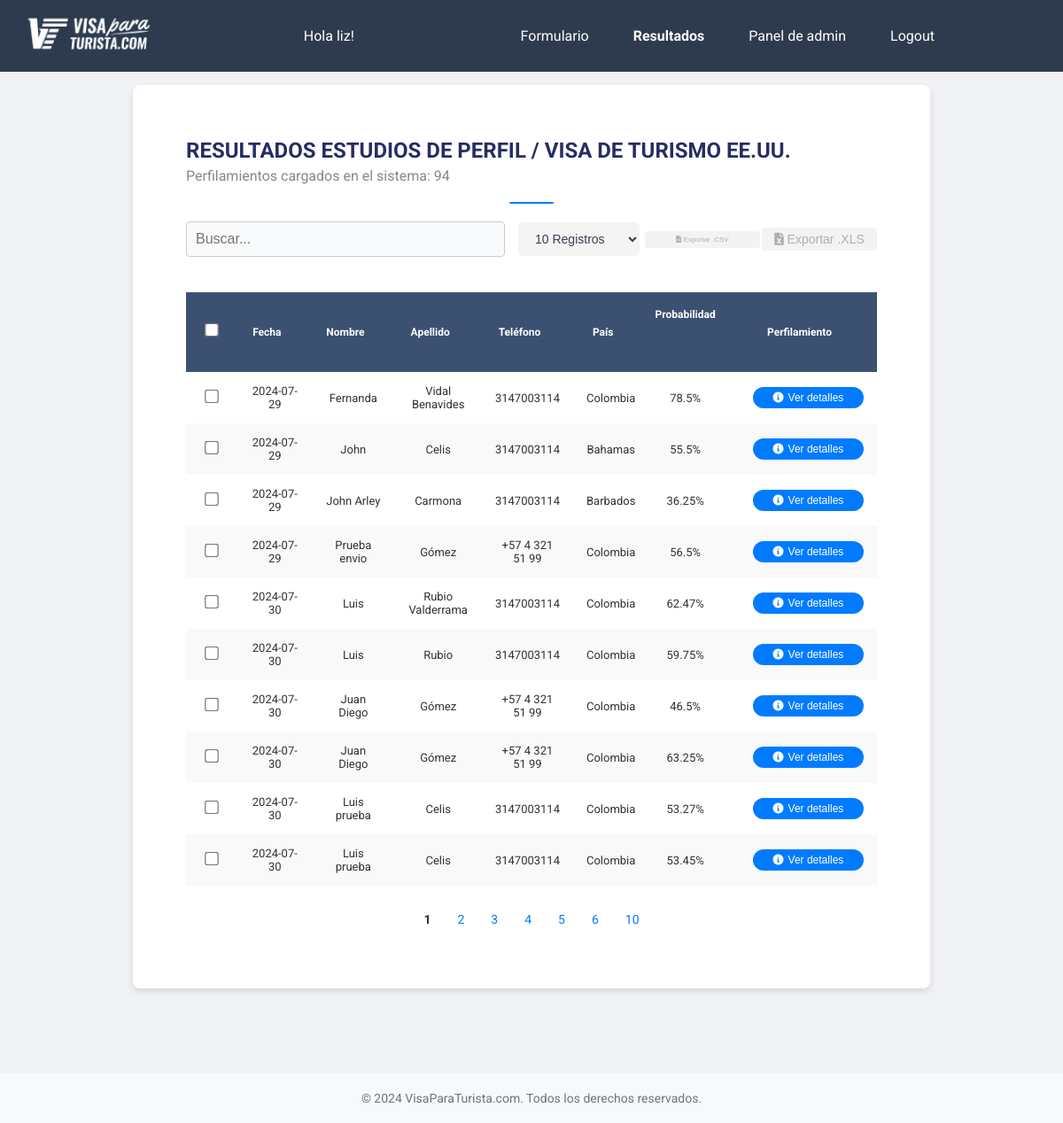
Page /results (signed in) on the earlier database version.
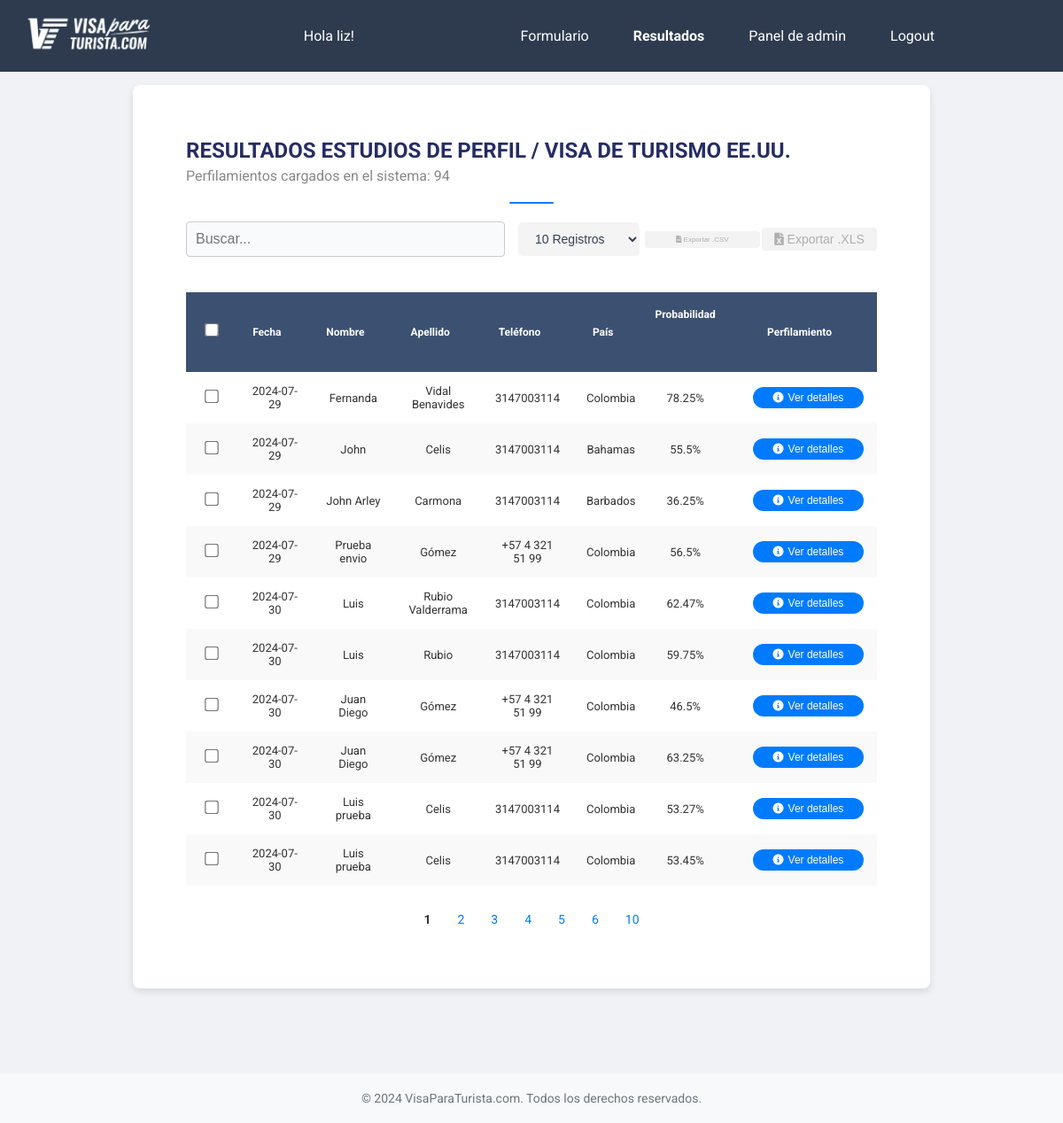
Same page on the later database version.
### models.py (models this page shows, shortened)
class User(UserMixin, db.Model):
    id = db.Column(db.Integer, primary_key=True)
    username = db.Column(db.String(100), unique=True, nullable=False)
    name = db.Column(db.String(100), nullable=False)
    email = db.Column(db.String(100), nullable=False, unique=True)
    telefono = db.Column(db.Integer, nullable=False)
    password_hash = db.Column(db.String(130), nullable=False)
    roles = db.relationship("Roles", secondary="user_roles", back_populates="users")
    @hybrid_property
    def password(self):
        raise AttributeError('password is not a readable attribute')

class FormResult(db.Model):
  id = db.Column(db.Integer, primary_key=True)
  fecha = db.Column(db.String(50), nullable=False)
  nombre = db.Column(db.String(100), nullable=False)
  apellidos = db.Column(db.String(100), nullable=False)
  email = db.Column(db.String(100), nullable=False)
  telefono = db.Column(db.String(50), nullable=False)
  pais_residencia = db.Column(db.String(100), nullable=False)
  edad = db.Column(db.Integer, nullable=False)
  estado_civil = db.Column(db.String(50), nullable=False)
  hijos = db.Column(db.String(50), nullable=False)
  vivienda = db.Column(db.String(100), nullable=False)
  profesion = db.Column(db.String(100), nullable=False)
  nivel_educacion = db.Column(db.String(100), nullable=False)
  tiempo_empleo = db.Column(db.String(100), nullable=False)
  propietario = db.Column(db.String(50), nullable=False)
  ingresos = db.Column(db.Integer, nullable=False)
  impuestos = db.Column(db.String(50), nullable=False)
  propiedades = db.Column(db.String(100), nullable=False)
  viajes = db.Column(db.String(100), nullable=False)
  familiares_eeuu = db.Column(db.String(100), nullable=False)
  familiares_visa = db.Column(db.String(100), nullable=False)
  visa_negada = db.Column(db.String(100), nullable=False)
  antecedentes = db.Column(db.String(100), nullable=False)
  enfermedades = db.Column(db.String(100), nullable=False)
  visa_otra = db.Column(db.String(100), nullable=False)
  problemas_migratorios = db.Column(db.String(100), nullable=False)
  nacionalidad = db.Column(db.String(100), nullable=False)
  calificacion = db.Column(db.Integer, nullable=False)
  calificacion_pais_residencia_ChatGPT = db.Column(db.Text, nullable=True)
  calificacion_edad_ChatGPT = db.Column(db.Text, nullable=True)
  calificacion_estado_civil_ChatGPT = db.Column(db.Text, nullable=True)
  calificacion_hijos_ChatGPT = db.Column(db.Text, nullable=True)
  calificacion_vivienda_ChatGPT = db.Column(db.Text, nullable=True)
  calificacion_profesion_ChatGPT = db.Column(db.Text, nullable=True)
  calificacion_nivel_educacion_ChatGPT = db.Column(db.Text, nullable=True)
  calificacion_tiempo_empleo_ChatGPT = db.Column(db.Text, nullable=True)
  calificacion_propietario_ChatGPT = db.Column(db.Text, nullable=True)
  calificacion_ingresos_ChatGPT = db.Column(db.Text, nullable=True)
  calificacion_impuestos_ChatGPT = db.Column(db.Text, nullable=True)
  calificacion_propiedades_ChatGPT = db.Column(db.Text, nullable=True)
  calificacion_viajes_ChatGPT = db.Column(db.Text, nullable=True)
  calificacion_familiares_eeuu_ChatGPT = db.Column(db.Text, nullable=True)
  calificacion_familiares_visa_ChatGPT = db.Column(db.Text, nullable=True)
  calificacion_visa_negada_ChatGPT = db.Column(db.Text, nullable=True)
  calificacion_antecedentes_ChatGPT = db.Column(db.Text, nullable=True)
  calificacion_enfermedades_ChatGPT = db.Column(db.Text, nullable=True)
  calificacion_visa_otra_ChatGPT = db.Column(db.Text, nullable=True)
  calificacion_problemas_migratorios_ChatGPT = db.Column(db.Text, nullable=True)
  calificacion_nacionalidad_ChatGPT = db.Column(db.Text, nullable=True)
  calificacion_criterios_confidenciales_ChatGPT = db.Column(db.Text, nullable=True)
  probabilidad = db.Column(db.Integer, nullable=False)
  sugerencia_1_ChatGPT = db.Column(db.Text, nullable=True)
  sugerencia_2_ChatGPT = db.Column(db.Text, nullable=True)
  sugerencia_3_ChatGPT = db.Column(db.Text, nullable=True)
  calificacion_categoria_informacion_demografica_familiar_ChatGPT = db.Column(db.Text, nullable=True)
  calificacion_categoria_educacion_empleo_ChatGPT = db.Column(db.Text, nullable=True)
  calificacion_categoria_propiedades_activos_ChatGPT = db.Column(db.Text, nullable=True)
  calificacion_categoria_antecedentes_experiencia_viaje_ChatGPT = db.Column(db.Text, nullable=True)
  calificacion_categoria_criterios_confidenciales_ChatGPT = db.Column(db.Text, nullable=True)
  notas = db.Column(db.Text, nullable=True)
  pdf_path = db.Column(db.String(200), nullable=False)

### app.py (the view)
@admin_permission.require(http_exception=403)
@user_permission.require(http_exception=403)
@app.route('/results')
@login_required
def results():
    results = FormResult.query.all()
    return render_template('results.html', results=results)

### app.py (called while the page is built)
@login_manager.user_loader
def load_user(id):
    return User.query.get(int(id))

### templates/results.html (shortened to what this page needs)
<!DOCTYPE html>
<html lang="es">
  <head>
    <link
      rel="stylesheet"
      href="{{ url_for('static', filename='estilos.css') }}"
    />
    <link
      rel="stylesheet"
      href="https://cdnjs.cloudflare.com/ajax/libs/font-awesome/6.0.0-beta3/css/all.min.css"
    />
  </head>
  <body>
    {% include 'base.html' %}
    {% block content %}
    <div class="container">
      <div class="header">
        <h1>RESULTADOS ESTUDIOS DE PERFIL / VISA DE TURISMO EE.UU.</h1>
        <div class="results-info">
          Perfilamientos cargados en el sistema: {{ results|length }}
        </div>
        <div class="separator"></div>
      </div>
      <div class="actions">
        <input
          type="text"
          id="search-input"
          class="search-input"
          placeholder="Buscar..."
        />
        <select id="recordsPerPage" class="btn">
          <option value="10">10 Registros</option>
        </select>
        <button
          class="btn export-button disabled"
          onclick="exportTableToCSV('results.csv')"
          disabled
        >
          <i class="fas fa-file-csv"></i> Exportar .CSV
        </button>
        <button
          class="btn export-button xls disabled"
          onclick="exportTableToXLS('results.xls')"
          disabled
        >
          <i class="fas fa-file-excel"></i> Exportar .XLS
        </button>
      </div>
      <div class="table-container">
        <table id="results-table" class="fixed-table">
          <thead>
            <tr>
              <th class="col-checkbox">
                <input type="checkbox" id="select-all" />
              </th>
              <th class="col-fecha sortable" onclick="sortTable(1)">
                Fecha
              </th>
              <th class="col-nombre sortable" onclick="sortTable(2)">
                Nombre
              </th>
              <th class="col-apellido sortable" onclick="sortTable(3)">
                Apellido
              </th>
              <th class="col-telefono sortable" onclick="sortTable(4)">
                Teléfono
              </th>
              <th class="col-pais sortable" onclick="sortTable(5)">
                País
              </th>
              <th class="col-probabilidad sortable" onclick="sortTable(6)">
                Probabilidad
              </th>
              <th class="col-reporte">Perfilamiento</th>
            </tr>
          </thead>
          <tbody>
            {% for result in results %}
            <tr
              data-href="{{ url_for('detail', id=result.id) }}"
              class="clickable-row"
            >
              <td class="col-checkbox">
                <input type="checkbox" class="row-checkbox" />
              </td>
              <td class="col-fecha">{{ result.fecha }}</td>
              <td class="col-nombre">{{ result.nombre }}</td>
              <td class="col-apellido">{{ result.apellidos }}</td>
              <td class="col-telefono">{{ result.telefono }}</td>
              <td class="col-pais">{{ result.pais_residencia }}</td>
              <td class="col-probabilidad">{{ result.probabilidad }}%</td>
              <td class="col-reporte">
                <button
                  class="download-button rounded-icon"
                  onclick="window.location.href='{{ url_for('download', filename=result.pdf_path.split('/')[-1]) }}'"
                >
                  <i class="fa-solid fa-circle-info" style="color: #ffffff"></i>
                  Ver detalles
                </button>
              </td>
            </tr>
            {% endfor %}
          </tbody>
        </table>
      </div>
      <div class="pagination" id="pagination-container">
      </div>
    </div>
    <footer class="footer-simple">
      <div class="footer-content">
        &copy; 2024 VisaParaTurista.com. Todos los derechos reservados.
      </div>
    </footer>
    {% endblock %}
  </body>
</html>

### templates/base.html (shortened to what this page needs)
<!DOCTYPE html>
<html lang="es">
  <head>
    <link
      rel="stylesheet"
      href="{{ url_for('static', filename='estilos.css') }}"
    />
    <link
      rel="stylesheet"
      href="https://cdnjs.cloudflare.com/ajax/libs/font-awesome/5.15.4/css/all.min.css"
    />
  </head>
  <body>
    <nav class="navbar">
      <div class="topbar">
        <a href="/">
          <img
            src="../static/images/navbar.png"
            alt="Logo visa par turistas"
            class="logo-topbar"
          />
        </a>
        Hola {{ current_user.username }}!
        <div class="topbar-menu menu-adjustable">
          {% if current_user.is_authenticated %}
          {% if current_user.roles[0].id == 1 %}
              <a href="/" class="{% if request.path == '/' %}active{% endif %}">Formulario</a>
              <a href="/results" class="{% if request.path == '/results' %}active{% endif %}">Resultados</a>
              <a href="/admin-dashboard" class="{% if request.path == '/admin-dashboard' %}active{% endif %}">Panel de admin</a>
          {% else %}
              <a href="/results" class="{% if request.path == '/results' %}active{% endif %}">Resultados</a>
              <a href="/user-dashboard" class="{% if request.path == '/user-dashboard' %}active{% endif %}">Panel de usuario</a>
          {% endif %}
          {% endif %}
          {% if current_user.is_authenticated %}
          <a
            href="{{ url_for('logout') }}"
            class="{% if request.path == url_for('logout') %}active{% endif %}"
            >Logout</a
          >
          {% else %}
          <a
            href="{{ url_for('login') }}"
            class="{% if request.path == url_for('login') %}active{% endif %}"
            >Login</a
          >
          {% endif %}
        </div>
      </div>
    </nav>
  </body>
</html>

### templates/results.html (style rules this page uses)
body { font-family: Arial, sans-serif; background-color: #f9f9f9; color: #333; margin: 0; padding: 0; }
.container { max-width: 1000px; margin: 100px auto 20px auto; background-color: #fff; padding: 20px; border-radius: 8px; box-shadow: 0 0 10px rgba(0, 0, 0, 0.1); }
.header { margin-bottom: 20px; }
.header h1 { font-size: 24px; margin: 0; text-transform: uppercase; text-align: left; }
.header .results-info { font-size: 16px; color: #888; text-align: left; margin-top: 5px; }
.separator { width: 100%; height: 2px; background-color: #ccc; margin: 20px 0; }
.actions { display: flex; align-items: center; margin-bottom: 20px; }
.actions .search-input { flex-grow: 1; padding: 10px; border: 1px solid #ccc; border-radius: 4px; margin-right: 2px; max-width: 60%; }
.actions select { background-color: #f4f4f4; width: auto; padding: 5px 10px; border: 1px solid #b0b0b0; border-radius: 4px; margin-right: 10px; max-width: 130px; }
.actions .export-button { background-color: #007bff; color: white; border: none; padding: 5px 10px; border-radius: 4px; cursor: pointer; font-size: 12px; margin-right: 10px; white-space: nowrap; transition: background-color 0.3s, box-shadow 0.3s; }
.actions .export-button.disabled { background-color: #f3f3f3; color: #afafaf; cursor: not-allowed; }
.actions .export-button.xls { background-color: #28a745; font-size: 12px; }
.actions .export-button.xls.disabled { background-color: #f3f3f3; color: #afafaf; cursor: not-allowed; }
table { width: 100%; border-collapse: collapse; margin-bottom: 20px; border: none; }
thead { background-color: #333; color: white; }
th, td { padding: 10px; border: none; text-align: center; vertical-align: middle; }
th input[type="checkbox"], td input[type="checkbox"] { margin: 0; }
tbody tr:nth-child(even) { background-color: #f9f9f9; }
.pagination { display: flex; justify-content: center; align-items: center; }
input[type="checkbox"] { transform: scale(1.2); margin-right: 10px; }
:root { --button-width: 115px; --button-margin: 5px 0; }
:root { --button-width: 125px; --button-margin-top-bottom: 5px; --button-margin-left: 20px; }
.download-button.rounded-icon { background-color: #007bff; color: white; border: none; padding: 6px 6px; border-radius: 12px; cursor: pointer; font-size: 12px; transition: background-color 0.3s, box-shadow 0.3s; display: flex; align-items: center; justify-content: center; width: var(--button-width); margin: var(--button-margin-top-bottom) 0 var(--button-margin-top-bottom) var(--button-margin-left); }
.download-button.rounded-icon i { margin-right: 7px; }
.table-container td { text-align: center; vertical-align: middle; }
th.sortable { cursor: pointer; }
th { text-align: center; }
.fixed-table th, .fixed-table td { --col-checkbox-width: 40px; --col-fecha-width: 90px; --col-nombre-width: 150px; --col-apellido-width: 150px; --col-email-width: 200px; --col-telefono-width: 150px; --col-pais-width: 100px; --col-probabilidad-width: 100px; --col-reporte-width: 150px; }
.fixed-table .col-checkbox { width: var(--col-checkbox-width); }
.fixed-table .col-nombre { width: var(--col-nombre-width); }
.fixed-table .col-apellido { width: var(--col-apellido-width); }
.fixed-table .col-telefono { width: var(--col-telefono-width); }
.fixed-table .col-pais { width: var(--col-pais-width); }
.fixed-table .col-probabilidad { width: var(--col-probabilidad-width); }
.fixed-table .col-reporte { width: var(--col-reporte-width); }
.footer-simple { background-color: #f0f0f0; color: #333; padding: 20px; text-align: center; width: 100%; }
.footer-simple .footer-content { max-width: 1000px; margin: 0 auto; font-size: 14px; }
.logo-topbar { width: 10rem; }

Differences in the rows shown:
changed FormResult "Fernanda": probabilidad "78.5" → "78.25"
